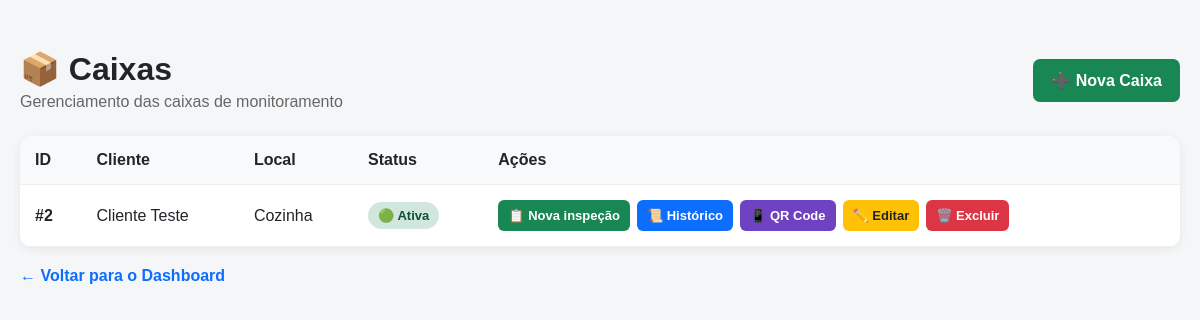
The app's page /lista-caixas, older data.
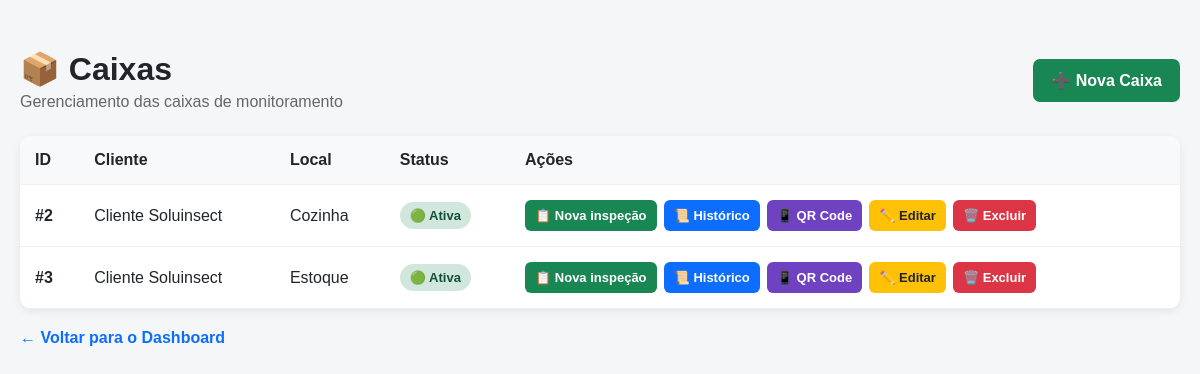
The same page, newer data.
### tables this page shows
CREATE TABLE caixas (
    id INTEGER PRIMARY KEY AUTOINCREMENT,
    cliente_id INTEGER NOT NULL,
    local TEXT NOT NULL,
    status TEXT DEFAULT 'Ativa',
    FOREIGN KEY (cliente_id) REFERENCES clientes(id)
);

CREATE TABLE clientes (
    id INTEGER PRIMARY KEY AUTOINCREMENT,
    nome TEXT NOT NULL,
    telefone TEXT,
    email TEXT
);

### app.py (the view)
@app.route("/lista-caixas")
def lista_caixas():
    conexao = conectar_banco()
    caixas = conexao.execute(
        """
        SELECT
            caixas.id,
            caixas.cliente_id,
            caixas.local,
            caixas.status,
            clientes.nome AS cliente_nome
        FROM caixas
        JOIN clientes
            ON caixas.cliente_id = clientes.id
        ORDER BY caixas.id
        """
    ).fetchall()
    conexao.close()
    return render_template(
        "lista_caixas.html",
        caixas=caixas
    )

### app.py (called while the page is built)
def conectar_banco():
    conexao = sqlite3.connect("database.db")
    conexao.row_factory = sqlite3.Row
    return conexao

### templates/lista_caixas.html (shortened to what the changed rows need)
<!DOCTYPE html>
<html lang="pt-BR">
<head>
</head>
<body>
<div class="container">
    <div class="topo">
        <div>
            <h1>
                📦 Caixas
            </h1>
        </div>
    </div>
    <div class="tabela-container">
        {% if caixas %}
            <table>
                <thead>
                    <tr>
                        <th>
                            ID
                        </th>
                        <th>
                            Cliente
                        </th>
                        <th>
                            Local
                        </th>
                        <th>
                            Status
                        </th>
                        <th>
                            Ações
                        </th>
                    </tr>
                </thead>
                <tbody>
                    {% for caixa in caixas %}
                        <tr>
                            <td>
                                <strong>
                                    #{{ caixa.id }}
                                </strong>
                            </td>
                            <td>
                                {{ caixa.cliente_nome }}
                            </td>
                            <td>
                                {{ caixa.local }}
                            </td>
                            <td>
                                {% if caixa.status == "Ativa" %}
                                    <span class="status ativa">
                                        🟢 Ativa
                                    </span>
                                {% else %}
                                    <span class="status inativa">
                                        🔴 Inativa
                                    </span>
                                {% endif %}
                            </td>
                            <td>
                                <div class="acoes">
                                    <a
                                        class="acao inspecao"
                                        href="/nova-inspecao/{{ caixa.id }}"
                                    >
                                        📋 Nova inspeção
                                    </a>
                                    <a
                                        class="acao historico"
                                        href="/historico-caixa/{{ caixa.id }}"
                                    >
                                        📜 Histórico
                                    </a>
                                    <a
                                        class="acao qr"
                                        href="/qr-code-caixa/{{ caixa.id }}"
                                    >
                                        📱 QR Code
                                    </a>
                                    <a
                                        class="acao editar"
                                        href="/editar-caixa/{{ caixa.id }}"
                                    >
                                        ✏️ Editar
                                    </a>
                                    <a
                                        class="acao excluir"
                                        href="/excluir-caixa/{{ caixa.id }}"
                                        onclick="return confirm('Tem certeza que deseja excluir esta caixa? Todas as inspeções desta caixa também serão excluídas.');"
                                    >
                                        🗑️ Excluir
                                    </a>
                                </div>
                            </td>
                        </tr>
                    {% endfor %}
                </tbody>
            </table>
        {% endif %}
    </div>
</div>
</body>
</html>

Row changes from the older to the newer data that the page shows:
changed through a linked row, caixas "Cozinha": cliente_nome "Cliente Teste" → "Cliente Soluinsect"
added caixas: id "3", cliente_nome "Cliente Soluinsect", local "Estoque", status "🟢 Ativa"
